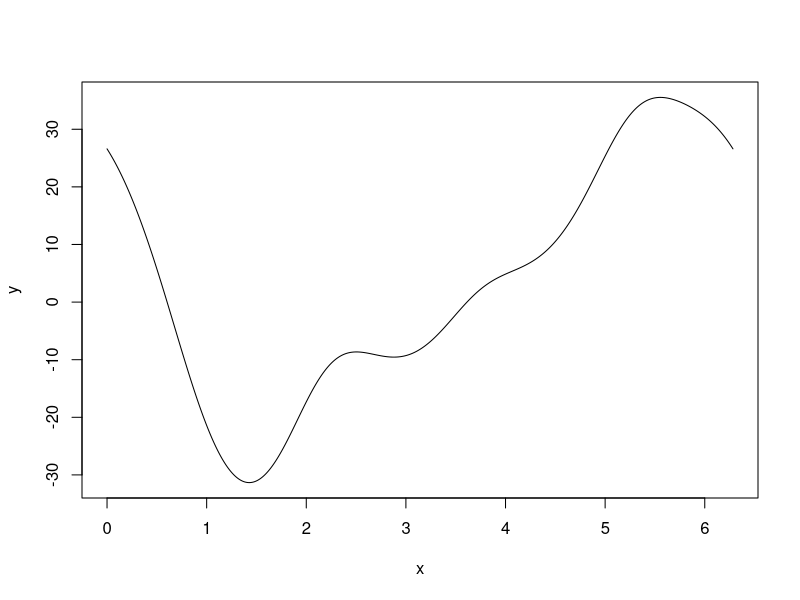
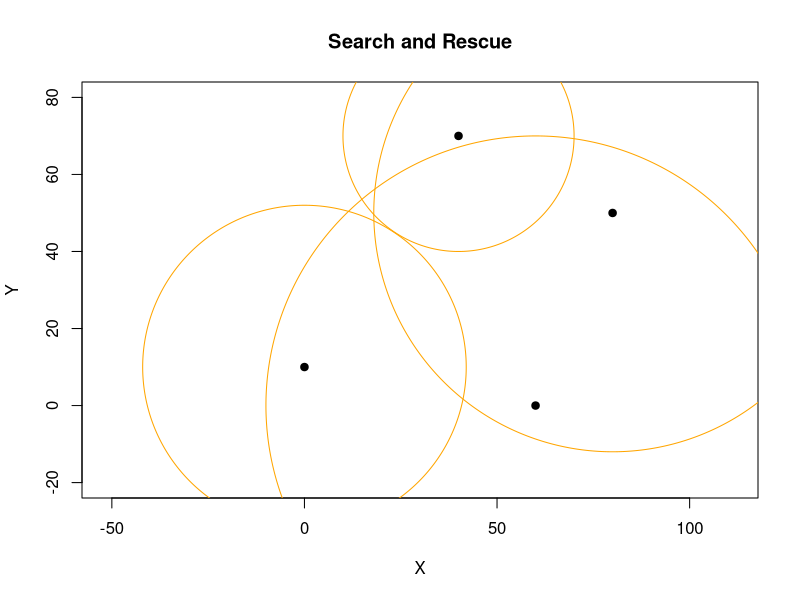

Source code (R) for these figures, in order:
## ---- chunk 1
knitr::opts_chunk$set(echo = TRUE)
## ---- chunk 2
# generate random matrix A with 60 rows and 15 columns
set.seed(123)
A <- matrix(runif(60*15), 60, 15)

# initialize Q and R
n <- nrow(A)
m <- ncol(A)
Q <- diag(n)
R <- A

# apply given rotations
for (j in 1:m) {
  for (i in n:(j+1)) {
    # apply given rotation to zero out R[i,j]
    x <- R[(i-1),j]
    y <- R[i,j]
    r <- sqrt(x^2 + y^2)
    c <- x/r
    s <- -y/r
    G <- diag(n)
    G[(i-1),(i-1)] <- c
    G[i,i] <- c
    G[i,(i-1)] <- s
    G[(i-1),i] <- -s
    R <- G %*% R
    Q <- Q %*% t(G)
  }
}

# extract R from upper triangle of modified A

# check max error |A-QR|
print(max(abs(A - Q %*% R)))

## ---- chunk 3
x <- (0:8) * 2*pi / 9 # evenly spaced points
y <- 12 * cos(0*x) + 16*sin(x) + 28*cos(x) + 2*cos(2*x) + 18*sin(3*x) 
y
## ---- chunk 4
co <- fft(y)
co <- co / length(co) * 2
co[1] <- co[1]/2
co
## ---- chunk 5
co <- c(3,14+22i,8+8i,3-1i,-2-2i,0.4,0.2-0.1i,0,0.1i,-0.1i,0,0.2+0.1i,0.4,-2+2i,3+1i,8-8i,14-22i)
co
## ---- chunk 6
x <- seq(0,2*pi,length=800)
y <- 3*cos(0*x)-22*sin(x) + 14*cos(x)-8*sin(2*x)+8*cos(2*x)+sin(3*x)+3*cos(3*x)+2*sin(4*x)-2*cos(4*x)+0.4*cos(5*x)+0.1*sin(6*x)+0.2*cos(6*x) -0.1*sin(8*x)
plot(x, y, 'l')
## ---- chunk 7
tx <- c(0,60,80,40)
ty <- c(10,0,50,70)
d <- c(42,70,62,30)
tt <- seq(0,2*pi,length=800)
plot(tx,ty,'p',pch=19,asp=1,
     xlim=c(-20,80),ylim=c(-20,80),
     main="Search and Rescue",
     xlab="X",ylab="Y")
for (j in 1:4){
  lines(tx[j]+cos(tt)*d[j],ty[j]+sin(tt)*d[j],col="orange")
}
